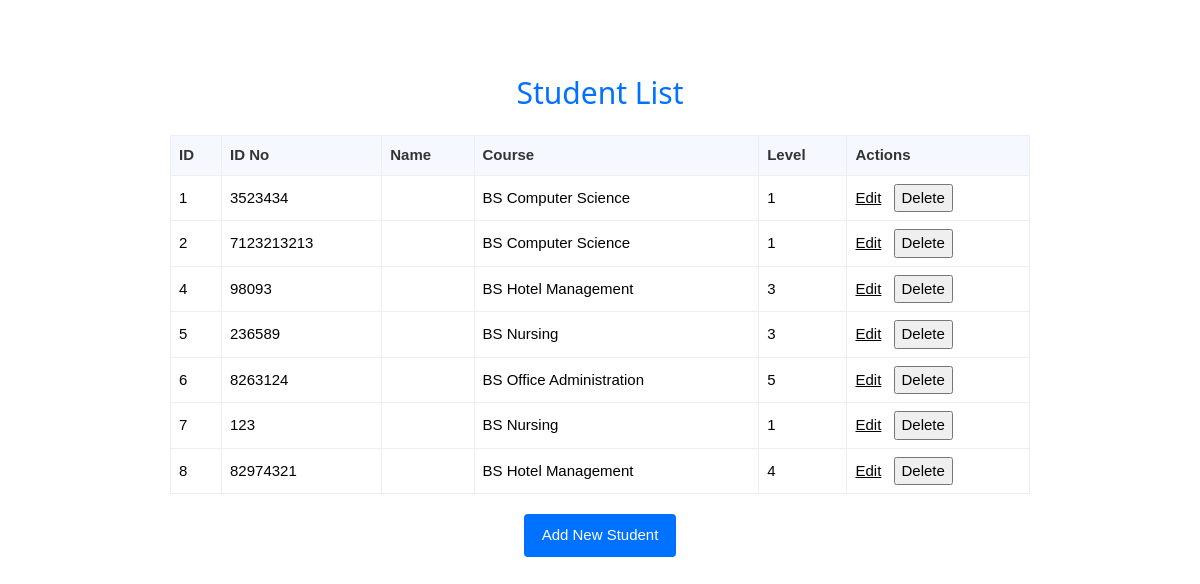
The app's page /list, older data.
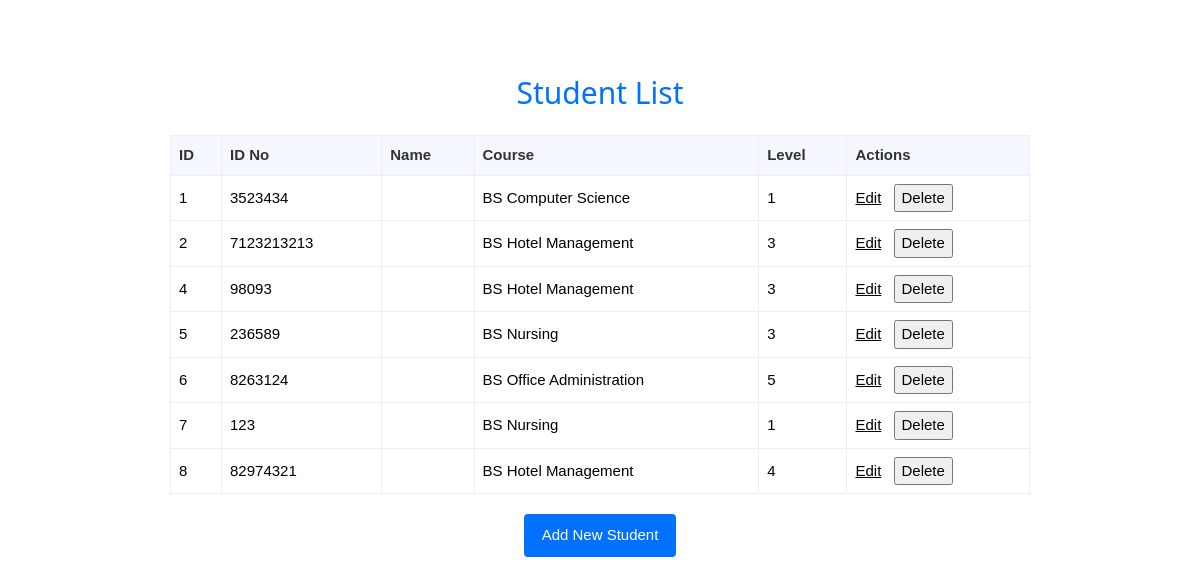
The same page, newer data.
### tables this page shows
CREATE TABLE student (
            id INTEGER PRIMARY KEY AUTOINCREMENT,
            idno INTEGER,
            name VARCHAR(100),
            course VARCHAR(50),
            level INTEGER
        );

### app.py (the view)
@app.route("/list")
def view_list():
    conn = sqlite3.connect(DB_NAME)
    conn.row_factory = sqlite3.Row
    cursor = conn.cursor()
    students = cursor.execute("SELECT * FROM student").fetchall()
    conn.close()
    return render_template("list.html", students=students)

### templates/list.html (shortened to what this page needs)
{% extends 'base.html' %}
{% block content %}
<div style="max-width:900px;margin:40px auto;padding:20px;">
    <h2 style="text-align:center;color:#0072ff;margin-bottom:20px;">Student List</h2>
    {% if students|length == 0 %}
        <div style="text-align:center;color:#666;padding:30px;border:1px dashed #ddd;">No students found.</div>
    {% else %}
    <div class="table-wrapper" style="overflow-x:auto;-webkit-overflow-scrolling:touch;">
    <table style="width:100%;border-collapse:collapse;min-width:640px;">
        <thead>
            <tr style="background:#f5f8ff;color:#333;text-align:left;">
                <th style="padding:8px;border:1px solid #eee;">ID</th>
                <th style="padding:8px;border:1px solid #eee;">ID No</th>
                <th style="padding:8px;border:1px solid #eee;">Name</th>
                <th style="padding:8px;border:1px solid #eee;">Course</th>
                <th style="padding:8px;border:1px solid #eee;">Level</th>
                <th style="padding:8px;border:1px solid #eee;">Actions</th>
            </tr>
        </thead>
        <tbody>
            {% for s in students %}
            <tr>
                <td style="padding:8px;border:1px solid #eee;">{{ s['id'] }}</td>
                <td style="padding:8px;border:1px solid #eee;">{{ s['idno'] }}</td>
                <td style="padding:8px;border:1px solid #eee;">{{ s['firstname'] }} {{ s['lastname'] }}</td>
                <td style="padding:8px;border:1px solid #eee;">{{ s['course'] }}</td>
                <td style="padding:8px;border:1px solid #eee;">{{ s['level'] }}</td>
                <td style="padding:8px;border:1px solid #eee;white-space:nowrap;">
                    <a href="{{ url_for('edit_student', student_id=s['id']) }}" class="btn-edit">Edit</a>
                    <form method="POST" action="{{ url_for('delete_student', student_id=s['id']) }}" style="display:inline;margin-left:8px;" onsubmit="return confirm('Delete this student?');">
                        <button type="submit" class="btn-delete">Delete</button>
                    </form>
                </td>
            </tr>
            {% endfor %}
        </tbody>
    </table>
    </div>
    {% endif %}
    <div style="margin-top:20px;text-align:center;">
        <a href="/" style="display:inline-block;padding:10px 18px;background:#0072ff;color:#fff;border-radius:4px;text-decoration:none;">Add New Student</a>
    </div>
</div>
{% endblock %}

### templates/base.html (shortened to what this page needs)
<!DOCTYPE html>
<html>
<head>
    <link rel="stylesheet" href="{{ url_for('static', filename='w3.css') }}">
</head>
<body>
    {% block content %}
    {% endblock %}
</body>
</html>

### static/w3.css (style rules this page uses)
*,*:before,*:after { box-sizing:inherit }
html { -ms-text-size-adjust:100%;-webkit-text-size-adjust:100% }
body { margin:0 }
a { background-color:transparent }
button,input,select,textarea,optgroup { font:inherit;margin:0 }
button,input { overflow:visible }
button,select { text-transform:none }
button,[type=button],[type=reset],[type=submit] { -webkit-appearance:button }
html,body { font-family:Verdana,sans-serif;font-size:15px;line-height:1.5 }
html { overflow-x:hidden }
h2 { font-size:30px }
h1,h2,h3,h4,h5,h6 { font-family:"Segoe UI",Arial,sans-serif;font-weight:400;margin:10px 0 }
a { color:inherit }

Row changes from the older to the newer data that the page shows:
changed student id 2: course "BS Computer Science" → "BS Hotel Management"; level "1" → "3"
